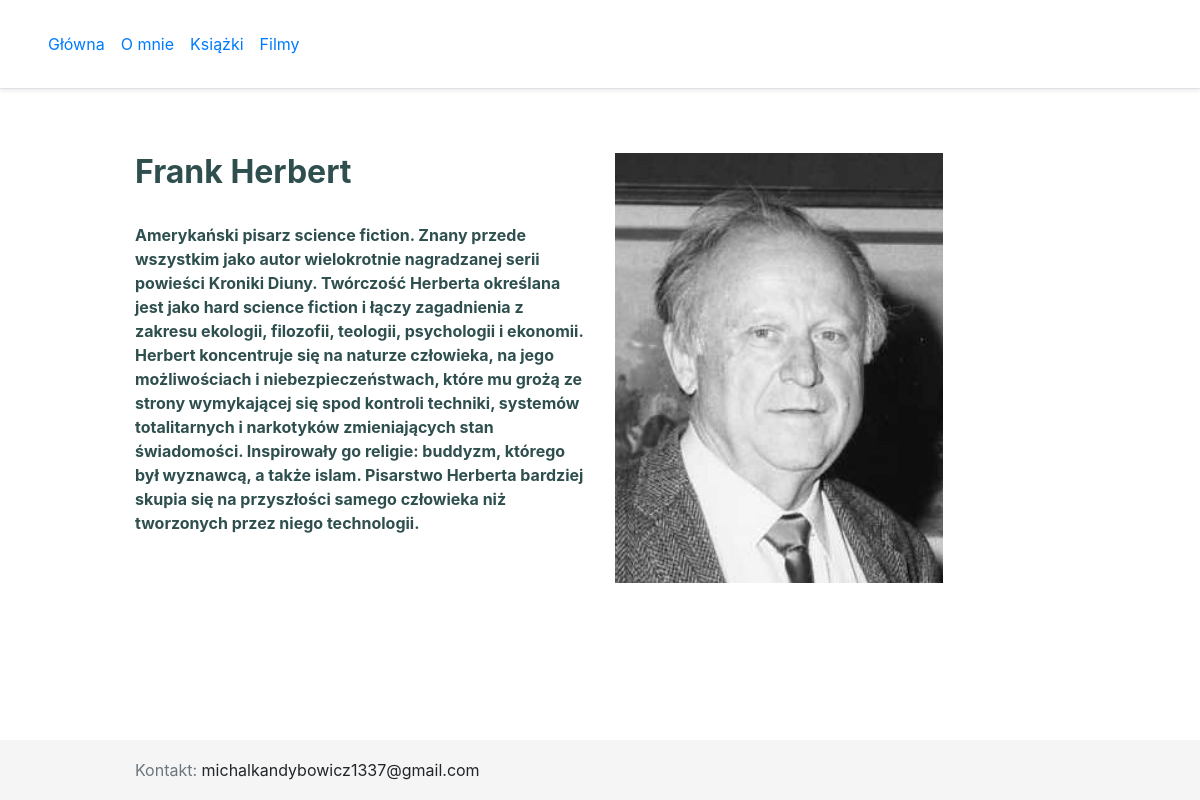
Page /author/1 on the committed database.
### backend/models.py (models this page shows, shortened)
class Author(models.Model):
    name = models.CharField(max_length=50)
    date_of_birth = models.DateField()
    date_of_death = models.DateField(blank=True, null=True)
    photo = models.ImageField(upload_to=None, height_field=None, width_field=None, max_length=100)
    note = models.CharField(max_length=1000)

### pages/views.py (the view)
# urls.py: path('author/<int:pk>', AuthorDetailView.as_view(), name='author-detail-view'),
class AuthorDetailView(generic.DetailView):
    model = Author
    context_object_name = 'author'
    template_name = 'pages/author_detail.html'

### templates/pages/author_detail.html (shortened to what this page needs)
{% extends '_base.html' %}
{% load static %}
{% block content %}
    <br>
    <br>
    <div class="row">
        <div class="col  justify-content-center">
            <div>
                <p class="font-weight-bold h2" style="color:darkslategrey">{{ author.name }}</p>
            </div>
            <br>
            <div>
                <p class="font-weight-bold" style="color:darkslategrey">{{ author.note }}</p>
            </div>
        </div>
        <div class="col">
            <img src={{ author.photo.url }}  alt=""/>
        </div>
    </div>
{% endblock content %}

### static/css/base.css (style rules this page uses)
html { position: relative; min-height: 100%; font-size: 14px; }
@media (min-width: 768px) { html { font-size: 16px; } }
body { margin-bottom: 60px; }

### rows in the picture
Author: name "Frank Herbert", note "Amerykański pisarz science fiction. Znany przede wszystkim jako autor wielokrotnie nagradzanej serii powieści Kroniki Diuny. Twórczość Herberta określana jest jako hard science fiction i łączy zagadnienia z zakresu ekologii, filozofii, teologii, psychologii i ekonomii. Herbert koncentruje się na naturze człowieka, na jego możliwościach i niebezpieczeństwach, które mu grożą ze strony wymykającej się spod kontroli techniki, systemów totalitarnych i narkotyków zmieniających stan świadomości. Inspirowały go religie: buddyzm, którego był wyznawcą, a także islam. Pisarstwo Herberta bardziej skupia się na przyszłości samego człowieka niż tworzonych przez niego technologii.", photo (picture)
